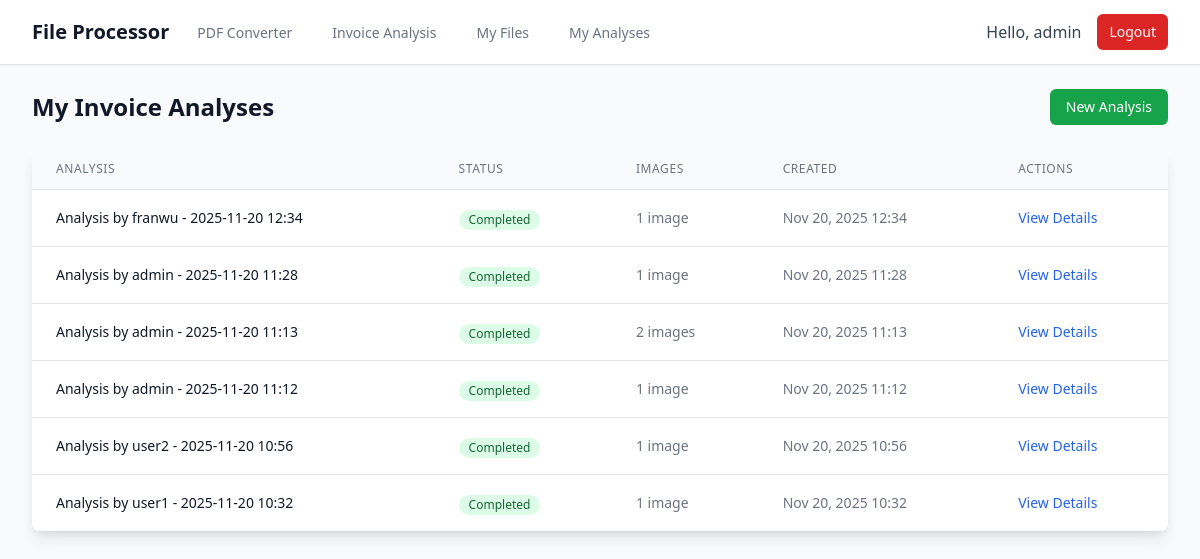
Screenshot of /analysis/list/ (signed in) with the database file from the repository.
### file_processor/models.py (models this page shows)
class ImageAnalysis(models.Model):
    user = models.ForeignKey(User, on_delete=models.CASCADE, related_name='image_analyses', default=1)
    images = models.ManyToManyField(ConvertedImage, related_name='analyses')
    created_at = models.DateTimeField(auto_now_add=True)
    status = models.CharField(max_length=20, default='pending', choices=[
        ('pending', 'Pending'),
        ('processing', 'Processing'),
        ('completed', 'Completed'),
        ('failed', 'Failed'),
    ])
    def __str__(self):
        return f"Analysis by {self.user.username} - {self.created_at.strftime('%Y-%m-%d %H:%M')}"
    class Meta:
        ordering = ['-created_at']

### file_processor/views.py (the view)
# urls.py: path('analysis/list/', views.analysis_list, name='analysis_list'),
@login_required
def analysis_list(request):
    if request.user.is_superuser:
        analyses = ImageAnalysis.objects.all()
    else:
        analyses = ImageAnalysis.objects.filter(user=request.user)
    return render(request, 'file_processor/analysis_list.html', {'analyses': analyses})

### file_processor/templates/file_processor/analysis_list.html (shortened to what this page needs)
{% extends 'file_processor/base.html' %}
{% block content %}
<div class="max-w-6xl mx-auto">
    <div class="flex justify-between items-center mb-6">
        <h1 class="text-2xl font-bold text-gray-900">My Invoice Analyses</h1>
        <a href="{% url 'image_analysis' %}" class="bg-green-600 hover:bg-green-700 text-white px-4 py-2 rounded-md text-sm font-medium">
            New Analysis
        </a>
    </div>
    {% if analyses %}
        <div class="bg-white shadow-lg rounded-lg overflow-hidden">
            <div class="overflow-x-auto">
                <table class="min-w-full divide-y divide-gray-200">
                    <thead class="bg-gray-50">
                        <tr>
                            <th class="px-6 py-3 text-left text-xs font-medium text-gray-500 uppercase tracking-wider">Analysis</th>
                            <th class="px-6 py-3 text-left text-xs font-medium text-gray-500 uppercase tracking-wider">Status</th>
                            <th class="px-6 py-3 text-left text-xs font-medium text-gray-500 uppercase tracking-wider">Images</th>
                            <th class="px-6 py-3 text-left text-xs font-medium text-gray-500 uppercase tracking-wider">Created</th>
                            <th class="px-6 py-3 text-left text-xs font-medium text-gray-500 uppercase tracking-wider">Actions</th>
                        </tr>
                    </thead>
                    <tbody class="bg-white divide-y divide-gray-200">
                        {% for analysis in analyses %}
                        <tr class="hover:bg-gray-50">
                            <td class="px-6 py-4 whitespace-nowrap">
                                <div class="text-sm font-medium text-gray-900">{{ analysis }}</div>
                            </td>
                            <td class="px-6 py-4 whitespace-nowrap">
                                <span class="inline-flex items-center px-2.5 py-0.5 rounded-full text-xs font-medium
                                    {% if analysis.status == 'completed' %}bg-green-100 text-green-800
                                    {% elif analysis.status == 'failed' %}bg-red-100 text-red-800
                                    {% elif analysis.status == 'processing' %}bg-yellow-100 text-yellow-800
                                    {% else %}bg-gray-100 text-gray-800{% endif %}">
                                    {{ analysis.get_status_display }}
                                </span>
                            </td>
                            <td class="px-6 py-4 whitespace-nowrap text-sm text-gray-500">
                                {{ analysis.images.count }} image{{ analysis.images.count|pluralize }}
                            </td>
                            <td class="px-6 py-4 whitespace-nowrap text-sm text-gray-500">
                                {{ analysis.created_at|date:"M d, Y H:i" }}
                            </td>
                            <td class="px-6 py-4 whitespace-nowrap text-sm font-medium">
                                <a href="{% url 'analysis_detail' analysis.pk %}" class="text-blue-600 hover:text-blue-900">View Details</a>
                            </td>
                        </tr>
                        {% endfor %}
                    </tbody>
                </table>
            </div>
        </div>
    {% endif %}
</div>
{% endblock %}

### file_processor/templates/file_processor/base.html (shortened to what this page needs)
<!DOCTYPE html>
<html lang="en" class="h-full bg-gray-50">
<head>
    <script src="https://cdn.tailwindcss.com"></script>
</head>
<body class="h-full">
    <div class="min-h-full">
        <nav class="bg-white shadow-sm border-b border-gray-200">
            <div class="max-w-7xl mx-auto px-4 sm:px-6 lg:px-8">
                <div class="flex justify-between h-16">
                    <div class="flex">
                        <div class="flex-shrink-0 flex items-center">
                            <a href="{% url 'home' %}" class="text-xl font-bold text-gray-900">File Processor</a>
                        </div>
                        {% if user.is_authenticated %}
                        <div class="hidden sm:ml-6 sm:flex sm:space-x-8">
                            <a href="{% url 'upload_pdf' %}" class="border-transparent text-gray-500 hover:border-gray-300 hover:text-gray-700 inline-flex items-center px-1 pt-1 border-b-2 text-sm font-medium">
                                PDF Converter
                            </a>
                            <a href="{% url 'image_analysis' %}" class="border-transparent text-gray-500 hover:border-gray-300 hover:text-gray-700 inline-flex items-center px-1 pt-1 border-b-2 text-sm font-medium">
                                Invoice Analysis
                            </a>
                            <a href="{% url 'conversion_list' %}" class="border-transparent text-gray-500 hover:border-gray-300 hover:text-gray-700 inline-flex items-center px-1 pt-1 border-b-2 text-sm font-medium">
                                My Files
                            </a>
                            <a href="{% url 'analysis_list' %}" class="border-transparent text-gray-500 hover:border-gray-300 hover:text-gray-700 inline-flex items-center px-1 pt-1 border-b-2 text-sm font-medium">
                                My Analyses
                            </a>
                        </div>
                        {% endif %}
                    </div>
                    <div class="flex items-center">
                        {% if user.is_authenticated %}
                            <span class="text-gray-700 mr-4">Hello, {{ user.username }}</span>
                            <form method="post" action="{% url 'logout' %}" class="inline">
                                <button type="submit" class="bg-red-600 hover:bg-red-700 text-white px-3 py-2 rounded-md text-sm font-medium">
                                    Logout
                                </button>
                            </form>
                        {% endif %}
                    </div>
                </div>
            </div>
        </nav>
        <main class="max-w-7xl mx-auto py-6 sm:px-6 lg:px-8">
            {% block content %}
            {% endblock %}
        </main>
    </div>
</body>
</html>

### rows the page displays
ImageAnalysis: user+created_at "Analysis by franwu - 2025-11-20 12:34", status "Completed", images.count "1", created_at "Nov 20, 2025 12:34"
ImageAnalysis: user+created_at "Analysis by admin - 2025-11-20 11:28", status "Completed", images.count "1", created_at "Nov 20, 2025 11:28"
ImageAnalysis: user+created_at "Analysis by admin - 2025-11-20 11:13", status "Completed", images.count "2", created_at "Nov 20, 2025 11:13"
ImageAnalysis: user+created_at "Analysis by admin - 2025-11-20 11:12", status "Completed", images.count "1", created_at "Nov 20, 2025 11:12"
ImageAnalysis: user+created_at "Analysis by user2 - 2025-11-20 10:56", status "Completed", images.count "1", created_at "Nov 20, 2025 10:56"
ImageAnalysis: user+created_at "Analysis by user1 - 2025-11-20 10:32", status "Completed", images.count "1", created_at "Nov 20, 2025 10:32"

### other values shown
{{ user.username }} "admin"
